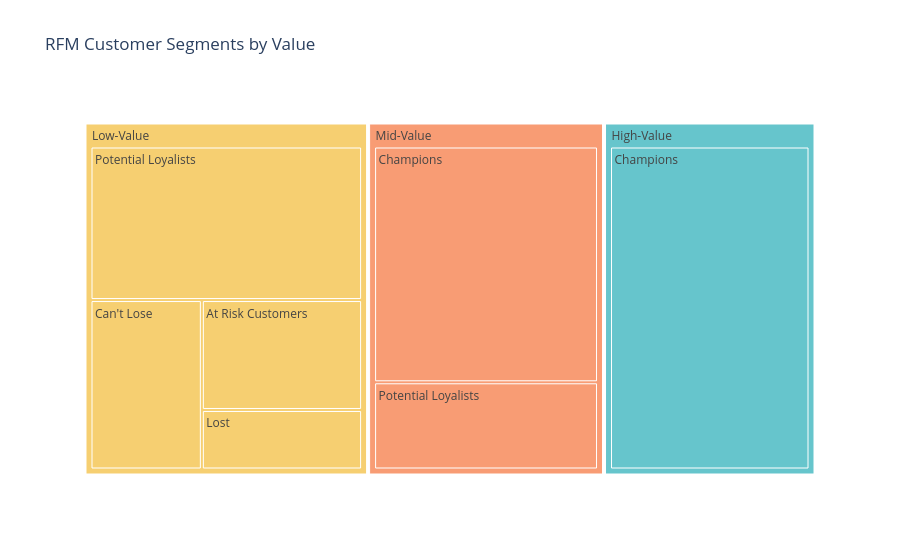

Source (notebook cell):
### Code cell
# Count customers by Value Segment and RFM Customer Segment
segment_product_counts = (
    rfm.groupby(
        ['Value Segment', 'RFM Customer Segments']
    )
    .size()
    .reset_index(name='Count')
)

# Sort by count
segment_product_counts = segment_product_counts.sort_values(
    'Count',
    ascending=False
)

# Create treemap
fig_treemap_segment_product = px.treemap(
    segment_product_counts,
    path=['Value Segment', 'RFM Customer Segments'],
    values='Count',
    color='Value Segment',
    color_discrete_sequence=px.colors.qualitative.Pastel,
    title='RFM Customer Segments by Value'
)

fig_treemap_segment_product.show()

### Figure 1 — Plotly figure (JSON) as saved in the notebook; plotly's stock layout.template omitted (floating-point values rounded to 4 significant figures)
{"data": [{"branchvalues": "total", "customdata": [["High-Value"], ["High-Value"], ["Low-Value"], ["Low-Value"], ["Low-Value"], ["Low-Value"], ["Low-Value"], ["Mid-Value"], ["Mid-Value"], ["Mid-Value"]], "domain": {"x": [0, 1], "y": [0, 1]}, "hovertemplate": "labels=%{label}<br>Count=%{value}<br>parent=%{parent}<br>id=%{id}<br>Value Segment=%{customdata[0]}<extra></extra>", "ids": ["High-Value/Champions", "High-Value", "Low-Value/Potential Loyalists", "Low-Value/Can't Lose", "Low-Value/At Risk Customers", "Low-Value/Lost", "Low-Value", "Mid-Value/Champions", "Mid-Value/Potential Loyalists", "Mid-Value"], "labels": ["Champions", "High-Value", "Potential Loyalists", "Can't Lose", "At Risk Customers", "Lost", "Low-Value", "Champions", "Potential Loyalists", "Mid-Value"], "marker": {"colors": ["rgb(102, 197, 204)", "rgb(102, 197, 204)", "rgb(246, 207, 113)", "rgb(246, 207, 113)", "rgb(246, 207, 113)", "rgb(246, 207, 113)", "rgb(246, 207, 113)", "rgb(248, 156, 116)", "rgb(248, 156, 116)", "rgb(248, 156, 116)"]}, "name": "", "parents": ["High-Value", "", "Low-Value", "Low-Value", "Low-Value", "Low-Value", "", "Mid-Value", "Mid-Value", ""], "type": "treemap", "values": [1255.0, 1255.0, 800.0, 362.0, 338.0, 183.0, 1683.0, 1022.0, 378.0, 1400.0]}], "layout": {"legend": {"tracegroupgap": 0}, "title": {"text": "RFM Customer Segments by Value"}, "treemapcolorway": ["rgb(102, 197, 204)", "rgb(246, 207, 113)", "rgb(248, 156, 116)", "rgb(220, 176, 242)", "rgb(135, 197, 95)", "rgb(158, 185, 243)", "rgb(254, 136, 177)", "rgb(201, 219, 116)", "rgb(139, 224, 164)", "rgb(180, 151, 231)", "rgb(179, 179, 179)"]}}
